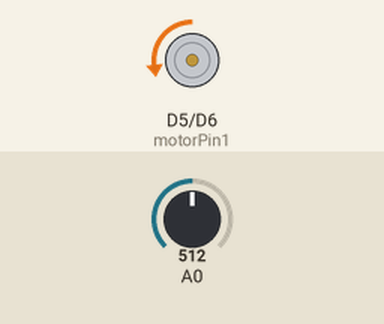
Recording of a program running on a simulated ESP8266 (NodeMCU). Shown: motor-driver pin pairs drawn as motors (green arrow = first pin HIGH = forward, orange = second pin HIGH = backward, longer = more drive). The test bench sets the inputs (shaded band); at power-on: A0 = 512. What the program prints to the serial monitor is not drawn.

Above: at 1.2 s.
1.3 s: A0 set to 486
At 2.4 s:
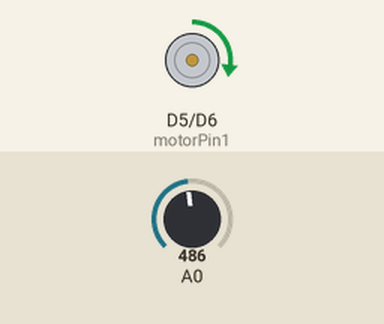
2.8 s: A0 set to 511
At 3.5 s:
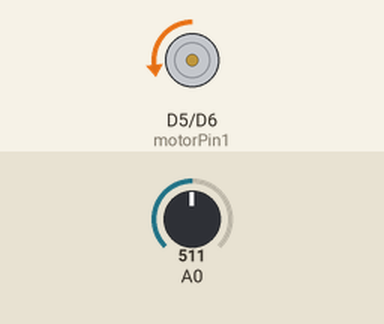
4.3 s: A0 set to 306
At 4.7 s:
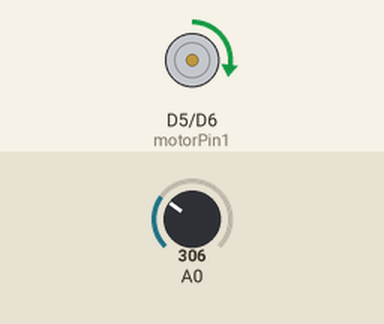
Timing chart, 0 to 7.3 s (numbered marks = the images above; inputs shaded):
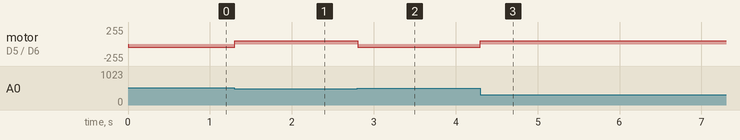

Measured:
- the behaviour switches between 500 and 499 on A0 (found by bisection; images 0 and 1)
- after the input at 1.3 s, motor on D5 (motorPin1) / D6 (motorPin2): backward 50/255 → forward 50/255 at once
- after the input at 2.8 s, motor on D5 (motorPin1) / D6 (motorPin2): forward 50/255 → backward 50/255 at once
- after the input at 4.3 s, motor on D5 (motorPin1) / D6 (motorPin2): backward 50/255 → forward 50/255 at once

The program:

main.cpp
```cpp
//3. ใช้ตัวต้านทานปรับค่าได้ คุมทิศทางของมอเตอร์ ผ่าน(ถ้าค่าตัวต้านทาน0-124 มอเตอร์จะหมุนตามเข็ม และค่า 125-255 มอเตอร์จะหมุนทางซ้าย)
#include <Arduino.h>

const int CLOCKWISE = 0;
const int ANTI_CLOCKWISE = 1;
const int motorPin1 = D5;
const int motorPin2 = D6;
int state ;

void setup() {

  Serial.begin(115200);
  pinMode(motorPin1, OUTPUT);
  pinMode(motorPin2, OUTPUT);
  pinMode(A0, INPUT);
  state = CLOCKWISE;
}

void loop() {
  int potValue = analogRead(A0);
  int motorSpeed = map(potValue, 0, 1023, 0, 255);
  Serial.println(motorSpeed);

  switch (state) {
    case CLOCKWISE:
      analogWrite(motorPin1, 50);
      analogWrite(motorPin2, 0);
      if (motorSpeed >= 125) {
        state = ANTI_CLOCKWISE;
      }
      break;

    case ANTI_CLOCKWISE:
      analogWrite(motorPin1, 0);
      analogWrite(motorPin2, 50);
      if (motorSpeed < 125) {
        state = CLOCKWISE;
      }
      break;
  }
}
```
